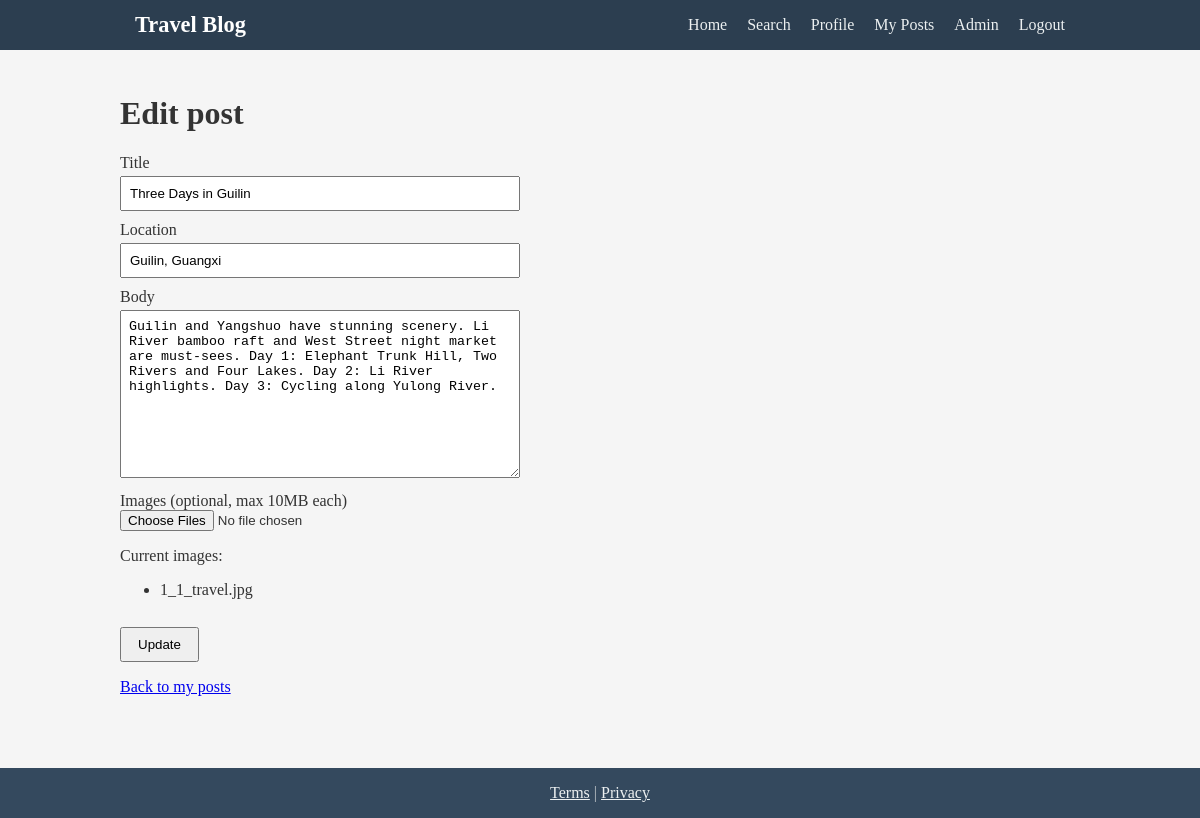
Screenshot of /post/1/edit (signed in) with the database file from the repository.
### tables this page shows
CREATE TABLE posts (
            id INTEGER PRIMARY KEY AUTOINCREMENT,
            user_id INTEGER NOT NULL,
            title TEXT NOT NULL,
            body TEXT NOT NULL,
            location TEXT,
            created_at TEXT NOT NULL,
            updated_at TEXT NOT NULL,
            FOREIGN KEY (user_id) REFERENCES users (id)
        );

CREATE TABLE post_images (
            id INTEGER PRIMARY KEY AUTOINCREMENT,
            post_id INTEGER NOT NULL,
            filename TEXT NOT NULL,
            filepath TEXT NOT NULL,
            created_at TEXT NOT NULL,
            FOREIGN KEY (post_id) REFERENCES posts (id)
        );

### app.py (the view, shortened to what this page needs)
@app.route("/post/<int:post_id>/edit", methods=["GET", "POST"])
@contributor_required
def post_edit(post_id):
    uid = session["user_id"]
    role = session.get("role", "")
    conn = get_db()
    cur = conn.cursor()
    cur.execute("SELECT id, user_id, title, body, location FROM posts WHERE id = ?", (post_id,))
    row = cur.fetchone()
    if not row:
        conn.close()
        abort(404)
    if row[1] != uid and role != "admin":
        conn.close()
        abort(403)
    post = dict(row)
    if request.method == "GET":
        cur.execute("SELECT id, filename, filepath FROM post_images WHERE post_id = ?", (post_id,))
        post["images"] = [dict(r) for r in cur.fetchall()]
        conn.close()
        return render_template("post_edit.html", post=post)

### auth_utils.py (called while the page is built)
def contributor_required(f):
    @wraps(f)
    def inner(*args, **kwargs):
        if "user_id" not in session:
            return redirect(url_for("login", next=request.url))
        from database import get_db
        conn = get_db()
        cur = conn.cursor()
        cur.execute("SELECT role, status FROM users WHERE id = ?", (session["user_id"],))
        row = cur.fetchone()
        conn.close()
        if not row or row[1] != "approved":
            return redirect(url_for("pending"))
        if row[0] not in ("contributor", "admin"):
            return redirect(url_for("index"))
        return f(*args, **kwargs)
    return inner

### database.py (called while the page is built)
def get_db():
    conn = sqlite3.connect(DATABASE)
    conn.row_factory = sqlite3.Row
    return conn

### templates/post_edit.html (shortened to what this page needs)
{% extends "base.html" %}
{% block content %}
<h1>{% if post %}Edit post{% else %}New post{% endif %}</h1>
<form action="{% if post %}{{ url_for('post_edit', post_id=post.id) }}{% else %}{{ url_for('post_new') }}{% endif %}" method="post" enctype="multipart/form-data" class="form">
    <label>Title</label>
    <input type="text" name="title" value="{{ post.title if post else '' }}" required>
    <label>Location</label>
    <input type="text" name="location" value="{{ post.location if post else '' }}">
    <label>Body</label>
    <textarea name="body" rows="10" required>{{ post.body if post else '' }}</textarea>
    <label>Images (optional, max 10MB each)</label>
    <input type="file" name="images" multiple accept="image/*">
    {% if post and post.images %}
    <p>Current images:</p>
    <ul>
        {% for img in post.images %}
        <li>{{ img.filename }}</li>
        {% endfor %}
    </ul>
    {% endif %}
    <button type="submit">{% if post %}Update{% else %}Create{% endif %}</button>
</form>
<p><a href="{{ url_for('my_posts') }}">Back to my posts</a></p>
{% endblock %}

### static/css/style.css (style rules this page uses)
* { box-sizing: border-box; }
body { font-family: Georgia, serif; margin: 0; background: #f5f5f5; color: #333; }
.form label { display: block; margin-top: 10px; }
.form input[type="text"], .form input[type="email"], .form input[type="password"], .form textarea, .form select { width: 100%; max-width: 400px; padding: 8px; margin-top: 4px; }
.form button { margin-top: 12px; padding: 8px 16px; cursor: pointer; }

### rows the page displays
posts: title "Three Days in Guilin", location "Guilin, Guangxi", body "Guilin and Yangshuo have stunning scenery. Li River bamboo raft and West Street night market are must-sees. Day 1: Elephant Trunk Hill, Two Rivers and Four Lakes. Day 2: Li River highlights. Day 3: Cycling along Yulong River."
post_images: filename "1_1_travel.jpg"
